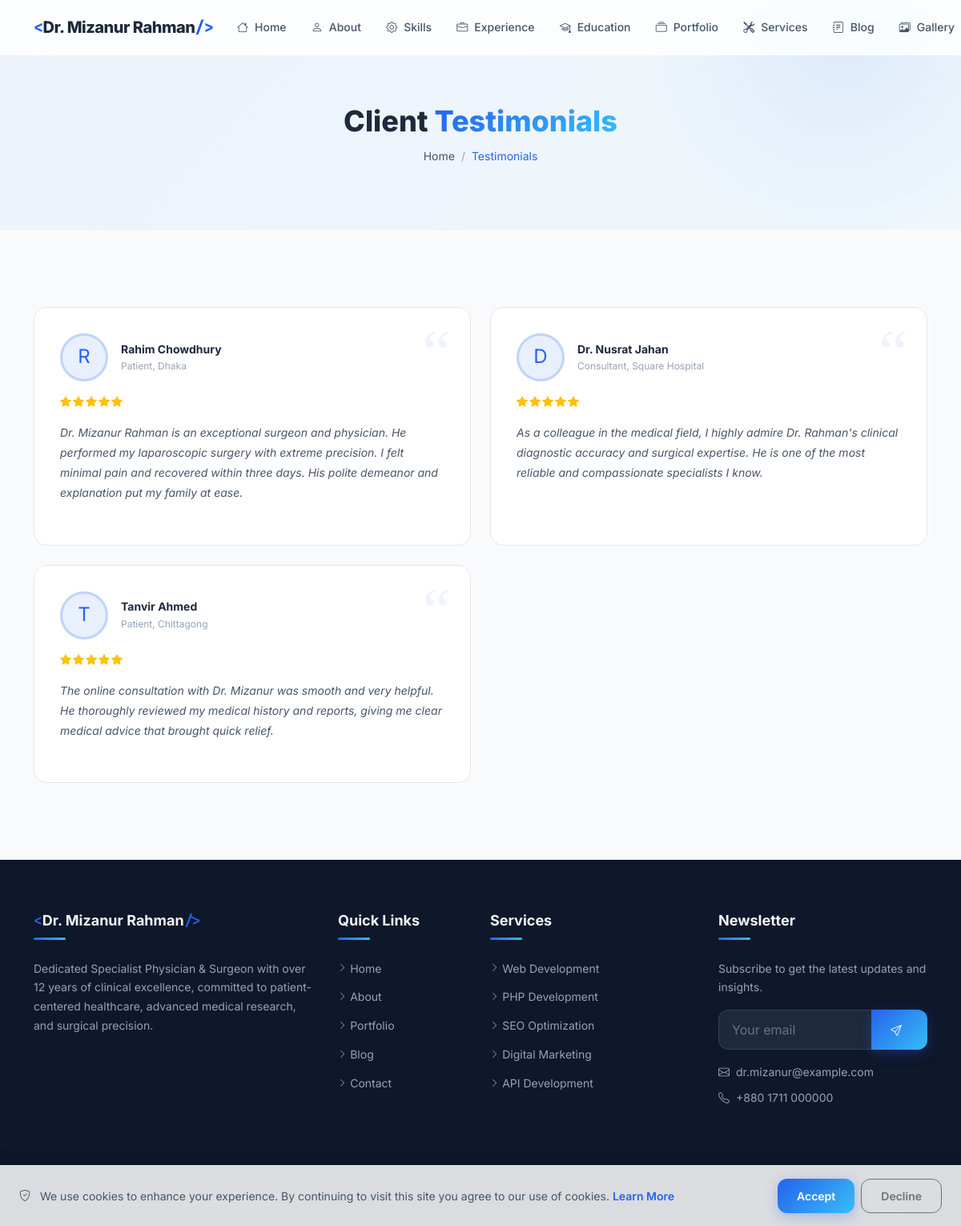
Screenshot of /testimonials with the database file from the repository.
### tables this page shows
CREATE TABLE IF NOT EXISTS `profile` (
    `id` INT UNSIGNED AUTO_INCREMENT PRIMARY KEY,
    `user_id` INT UNSIGNED NOT NULL,
    `full_name` VARCHAR(150) NOT NULL,
    `profession` VARCHAR(255) DEFAULT NULL,
    `photo` VARCHAR(255) DEFAULT NULL,
    `bio_short` TEXT DEFAULT NULL,
    `bio_full` LONGTEXT DEFAULT NULL,
    `birthday` DATE DEFAULT NULL,
    `nationality` VARCHAR(100) DEFAULT NULL,
    `location` VARCHAR(255) DEFAULT NULL,
    `languages` VARCHAR(500) DEFAULT NULL,
    `email` VARCHAR(255) DEFAULT NULL,
    `phone` VARCHAR(50) DEFAULT NULL,
    `website` VARCHAR(255) DEFAULT NULL,
    `mission` TEXT DEFAULT NULL,
    `vision` TEXT DEFAULT NULL,
    `goals` TEXT DEFAULT NULL,
    `typing_texts` TEXT DEFAULT NULL COMMENT 'JSON array of typing animation texts',
    `stats_experience_years` INT UNSIGNED DEFAULT 0,
    `stats_projects` INT UNSIGNED DEFAULT 0,
    `stats_clients` INT UNSIGNED DEFAULT 0,
    `stats_awards` INT UNSIGNED DEFAULT 0,
    `created_at` DATETIME DEFAULT CURRENT_TIMESTAMP,
    `updated_at` DATETIME DEFAULT CURRENT_TIMESTAMP ON UPDATE CURRENT_TIMESTAMP,
    FOREIGN KEY (`user_id`) REFERENCES `users`(`id`) ON DELETE CASCADE,
    INDEX `idx_user` (`user_id`)
);

CREATE TABLE IF NOT EXISTS `testimonials` (
    `id` INT UNSIGNED AUTO_INCREMENT PRIMARY KEY,
    `name` VARCHAR(150) NOT NULL,
    `photo` VARCHAR(255) DEFAULT NULL,
    `review` TEXT NOT NULL,
    `rating` TINYINT UNSIGNED DEFAULT 5 COMMENT '1-5 stars',
    `company` VARCHAR(200) DEFAULT NULL,
    `position` VARCHAR(200) DEFAULT NULL,
    `sort_order` INT UNSIGNED DEFAULT 0,
    `is_active` TINYINT(1) DEFAULT 1,
    `created_at` DATETIME DEFAULT CURRENT_TIMESTAMP,
    `updated_at` DATETIME DEFAULT CURRENT_TIMESTAMP ON UPDATE CURRENT_TIMESTAMP,
    INDEX `idx_sort` (`sort_order`)
);

### pages/testimonials.php (the view, shortened to what the rows shown need)
<?php
$testimonials = [];
try {
    $testimonials = $db->fetchAll("SELECT * FROM testimonials WHERE is_active = 1 ORDER BY sort_order ASC");
} catch (Exception $e) {}
?>
<section class="page-header">
    <div class="container">
        <h1 class="page-title" data-aos="fade-up">Client <span class="gradient-text">Testimonials</span></h1>
    </div>
</section>
<section class="section">
    <div class="container">
        <div class="row g-4">
            <?php foreach ($testimonials as $index => $testimonial): ?>
            <div class="col-lg-6" data-aos="fade-up" data-aos-delay="<?php echo ($index % 2) * 100; ?>">
                <div class="testimonial-card">
                    <div class="d-flex align-items-center gap-3">
                        <?php if (!empty($testimonial['photo'])): ?>
                            <img src="<?php echo e(uploadUrl($testimonial['photo'])); ?>" alt="<?php echo e($testimonial['name']); ?>" class="testimonial-avatar">
                        <?php else: ?>
                            <div class="testimonial-avatar d-flex align-items-center justify-content-center" style="background: rgba(var(--primary-rgb), 0.1); font-size: 1.5rem; color: var(--primary);">
                                <?php echo strtoupper(substr($testimonial['name'], 0, 1)); ?>
                            </div>
                        <?php endif; ?>
                        <div>
                            <div class="testimonial-author"><?php echo e($testimonial['name']); ?></div>
                            <div class="testimonial-role">
                                <?php echo e($testimonial['position']); ?><?php echo $testimonial['company'] ? ', ' . e($testimonial['company']) : ''; ?>
                            </div>
                        </div>
                    </div>
                    <?php echo starRating((int)$testimonial['rating']); ?>
                    <p class="testimonial-text"><?php echo e($testimonial['review']); ?></p>
                </div>
            </div>
            <?php endforeach; ?>
        </div>
    </div>
</section>

### templates/header.php (shortened to what the rows shown need)
<?php
$profile = [];
try {
    $profile = $db->fetch("SELECT * FROM profile LIMIT 1") ?? [];
} catch (Exception $e) {
    $profile = [];
}
?>
<!DOCTYPE html>
<html lang="en" data-theme="light">
<head>
    <link rel="stylesheet" href="https://cdn.jsdelivr.net/npm/bootstrap@5.3.3/dist/css/bootstrap.min.css">
    <link rel="stylesheet" href="https://cdn.jsdelivr.net/npm/bootstrap-icons@1.11.3/font/bootstrap-icons.min.css">
    <link rel="stylesheet" href="https://unpkg.com/aos@2.3.1/dist/aos.css">
    <link rel="stylesheet" href="<?php echo asset('css/style.css'); ?>">
</head>
<body>
    <nav class="navbar navbar-expand-lg fixed-top glass-nav" id="mainNav">
        <div class="container">
            <a class="navbar-brand brand-logo" href="<?php echo url('home'); ?>">
                <?php if (!empty(getSetting('site_logo'))): ?>
                    <img src="<?php echo e(uploadUrl(getSetting('site_logo'))); ?>" alt="<?php echo e(SITE_NAME); ?>" height="40">
                <?php else: ?>
                    <span class="brand-text">
                        <span class="brand-accent">&lt;</span><?php echo e($profile['full_name'] ?? 'JD'); ?><span class="brand-accent">/&gt;</span>
                    </span>
                <?php endif; ?>
            </a>
        </div>
    </nav>
    <main id="main-content">

### functions/helpers.php (shortened to what the rows shown need)
<?php
function e(?string $value): string
{
    return htmlspecialchars($value ?? '', ENT_QUOTES, 'UTF-8');
}
function asset(string $path): string
{
    return SITE_URL . 'assets/' . ltrim($path, '/') . '?v=' . ASSET_VERSION;
}
function url(string $page = ''): string
{
    if (empty($page) || $page === 'home') {
        return rtrim(SITE_URL, '/') . '/';
    }
    return rtrim(SITE_URL, '/') . '/' . ltrim($page, '/');
}
function truncate(string $text, int $length = 150, string $suffix = '...'): string
{
    $text = strip_tags($text);
    if (mb_strlen($text) <= $length) {
        return $text;
    }
    return mb_substr($text, 0, $length) . $suffix;
}
function getSetting(string $key, string $default = ''): string
{
    global $siteSettings;
    return $siteSettings[$key] ?? $default;
}
function starRating(int $rating): string
{
    $html = '<div class="star-rating">';
    for ($i = 1; $i <= 5; $i++) {
        if ($i <= $rating) {
            $html .= '<i class="bi bi-star-fill text-warning"></i>';
        } else {
            $html .= '<i class="bi bi-star text-warning"></i>';
        }
    }
    $html .= '</div>';
    return $html;
}

### templates/footer.php (shortened to what the rows shown need)
    </main>
    <footer class="site-footer">
        <div class="footer-top">
            <div class="container">
                <div class="row g-4">
                    <div class="col-lg-4 col-md-6">
                        <div class="footer-widget">
                            <h5 class="footer-title">
                                <span class="brand-accent">&lt;</span><?php echo e($profile['full_name'] ?? SITE_NAME); ?><span class="brand-accent">/&gt;</span>
                            </h5>
                            <p class="footer-desc">
                                <?php echo e(truncate($profile['bio_short'] ?? SITE_DESCRIPTION, 200)); ?>
                            </p>
                        </div>
                    </div>
                    <div class="col-lg-3 col-md-6">
                        <div class="footer-widget">
                            <div class="footer-contact-info mt-3">
                                <?php if (!empty(getSetting('contact_email'))): ?>
                                <p><i class="bi bi-envelope me-2"></i><?php echo e(getSetting('contact_email')); ?></p>
                                <?php endif; ?>
                                <?php if (!empty(getSetting('contact_phone'))): ?>
                                <p><i class="bi bi-telephone me-2"></i><?php echo e(getSetting('contact_phone')); ?></p>
                                <?php endif; ?>
                            </div>
                        </div>
                    </div>
                </div>
            </div>
        </div>
        <div class="footer-bottom">
            <div class="container">
                <div class="row align-items-center">
                    <div class="col-md-6 text-center text-md-start">
                        <p class="mb-0"><?php echo e(getSetting('footer_text', '© ' . date('Y') . ' ' . ($profile['full_name'] ?? SITE_NAME) . '. All rights reserved.')); ?></p>
                    </div>
                </div>
            </div>
        </div>
    </footer>
</body>
</html>

### rows the page displays
profile: full_name "Dr. Mizanur Rahman", bio_short "Dedicated Specialist Physician & Surgeon with over 12 years of clinical excellence, committed to patient-centered healthcare, advanced medical research, and surgical precision.", email "dr.mizanur@example.com", phone "+880 1711 000000"
testimonials: name "R", name "Rahim Chowdhury", position "Patient", company "Dhaka", rating 5 (drawn), review "Dr. Mizanur Rahman is an exceptional surgeon and physician. He performed my laparoscopic surgery with extreme precision. I felt minimal pain and recovered within three days. His polite demeanor and explanation put my family at ease."
testimonials: name "D", name "Dr. Nusrat Jahan", position "Consultant", company "Square Hospital", rating 5 (drawn), review "As a colleague in the medical field, I highly admire Dr. Rahman's clinical diagnostic accuracy and surgical expertise. He is one of the most reliable and compassionate specialists I know."
testimonials: name "T", name "Tanvir Ahmed", position "Patient", company "Chittagong", rating 5 (drawn), review "The online consultation with Dr. Mizanur was smooth and very helpful. He thoroughly reviewed my medical history and reports, giving me clear medical advice that brought quick relief."

### other values shown
$item['label'] "Home"
$item['label'] "About"
$item['label'] "Skills"
$item['label'] "Experience"
$item['label'] "Education"
$item['label'] "Portfolio"
$item['label'] "Services"
$item['label'] "Blog"
$item['label'] "Gallery"
